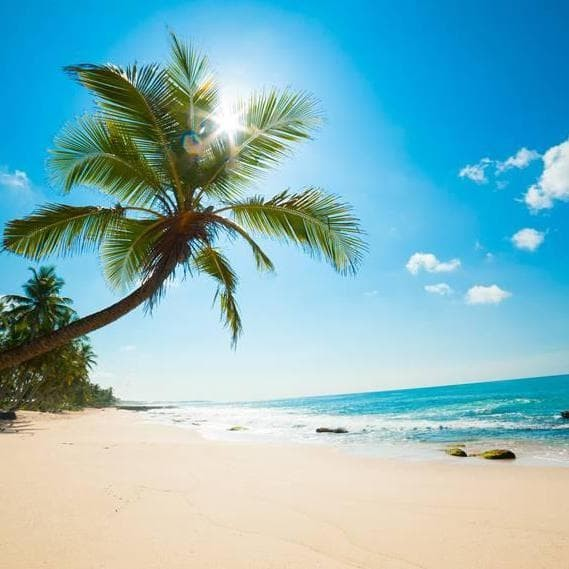
#> input picture pantai.jpg, 569 x 569 px
$ python 'Skala Interpolasi Miring.py'
#> lines starting #> are read from the running program, lines starting #| are printed output that depends on the picture
import cv2 as cv
import numpy as np
import matplotlib.pyplot as plt

image = cv.imread("pantai.jpg")
#> image is the input picture: shape (569, 569, 3); mean B, G, R 190.9, 182.7, 132.2
fig, ax = plt.subplots(1, 3, figsize=(16, 8))
# image size being 0.15 times of it's original size
image_scaled = cv.resize(image, None, fx=0.15, fy=0.15)
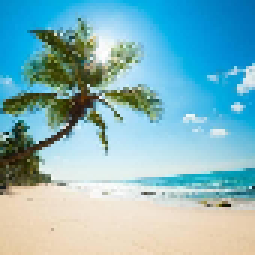
#> image_scaled: shape (85, 85, 3) (shown 3 times larger); mean B, G, R 191, 182.7, 132
ax[0].imshow(cv.cvtColor(image_scaled, cv.COLOR_BGR2RGB))
ax[0].set_title("Linear Interpolation Scale")
# image size being 2 times of it's original size
image_scaled_2 = cv.resize(image, None, fx=2, fy=2, interpolation=cv.INTER_CUBIC)
ax[1].imshow(cv.cvtColor(image_scaled_2, cv.COLOR_BGR2RGB))
ax[1].set_title("Cubic Interpolation Scale")
# image size being 0.15 times of it's original size
image_scaled_3 = cv.resize(image, (200, 400), interpolation=cv.INTER_AREA)
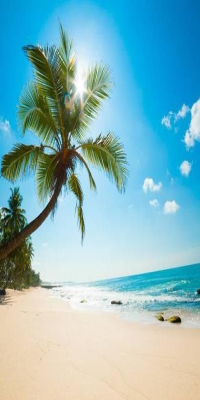
#> image_scaled_3: shape (400, 200, 3); mean B, G, R 190.9, 182.7, 132.2
ax[2].imshow(cv.cvtColor(image_scaled_3, cv.COLOR_BGR2RGB))
ax[2].set_title("Skewed Interpolation Scale")
plt.show()
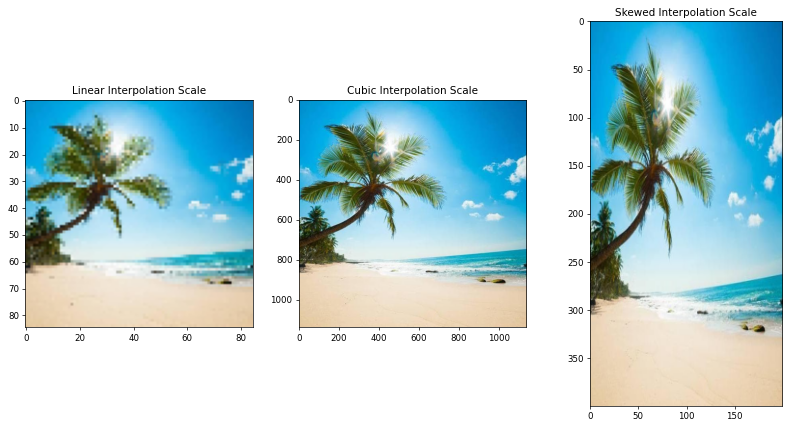
#> figure drawn by matplotlib, 3 panels
